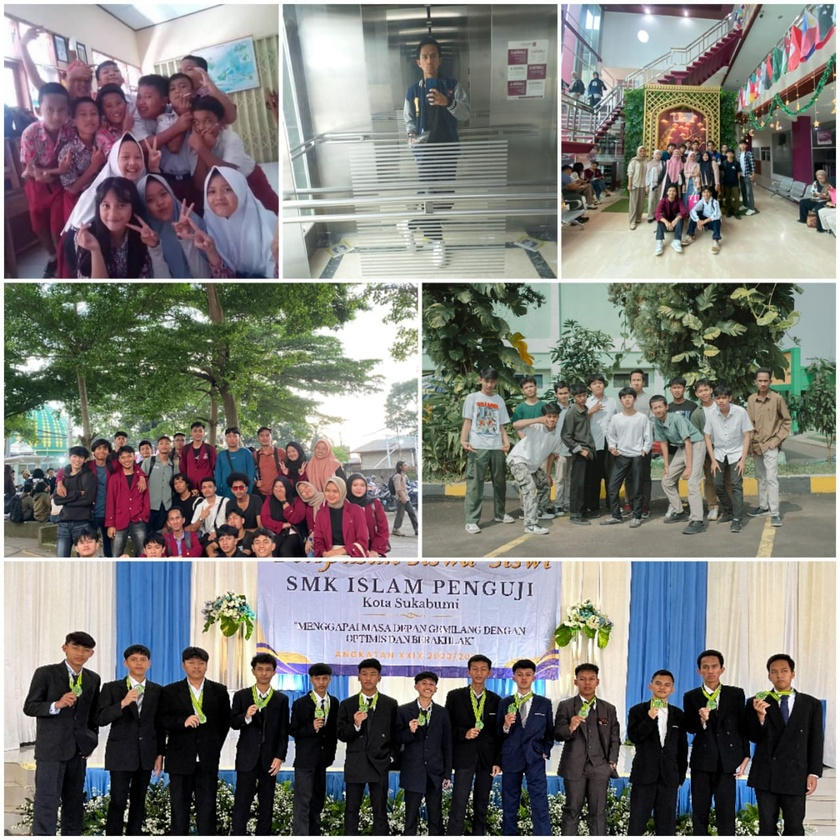
#> input picture petemuan 6/Foto.jpg, 840 x 840 px, shrunk from 1280 x 1280 before the run
$ python rotation.py
#> lines starting #> are read from the running program, lines starting #| are printed output that depends on the picture
import cv2
import matplotlib.pyplot as plt

img = cv2.imread("Foto.jpg")
#> img is the input picture: shape (840, 840, 3); mean B, G, R 121, 124.4, 124.7
img = cv2.cvtColor(img, cv2.COLOR_BGR2RGB)

tinggi, lebar = img.shape[:2]
#> tinggi = 840; lebar = 840

# Menentukan titik pusat
pusat = (lebar // 2, tinggi // 2)
#> pusat = (420, 420)

# Rotasi 45 derajat
M = cv2.getRotationMatrix2D(
    pusat, 180, 1.0
)

hasil = cv2.warpAffine(
    img, M, (lebar, tinggi)
)
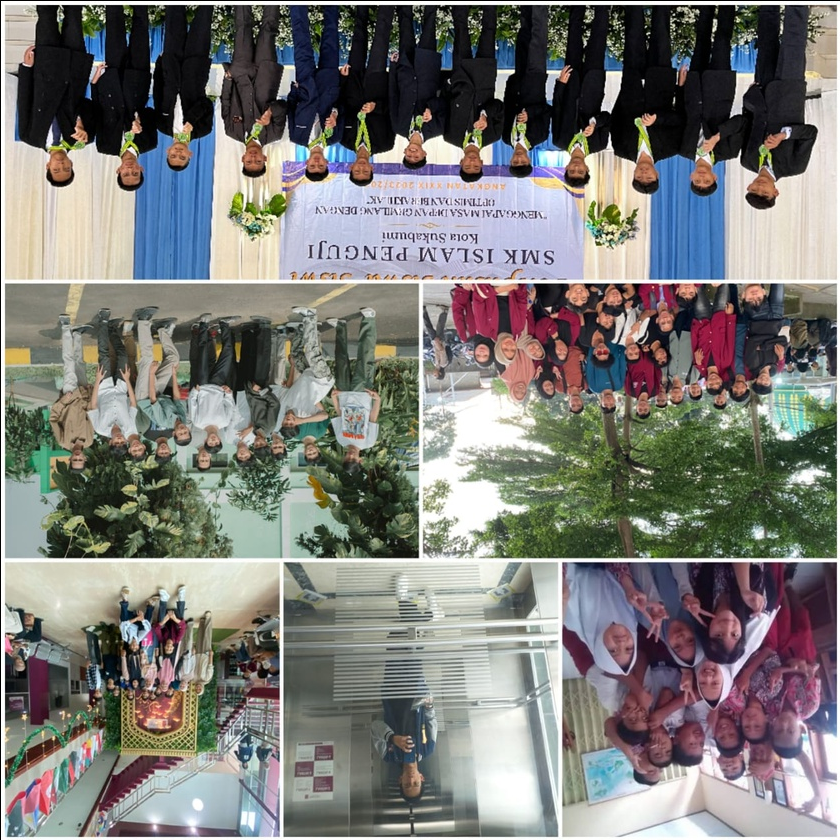
#> hasil: shape (840, 840, 3); mean R, G, B 124.1, 123.8, 120.4

plt.figure(figsize=(10, 5))

plt.subplot(1, 2, 1)
plt.imshow(img)
plt.title("Citra Asli")
plt.axis("off")

plt.subplot(1, 2, 2)
plt.imshow(hasil)
plt.title("Rotasi 180 Derajat")
plt.axis("off")

plt.show()
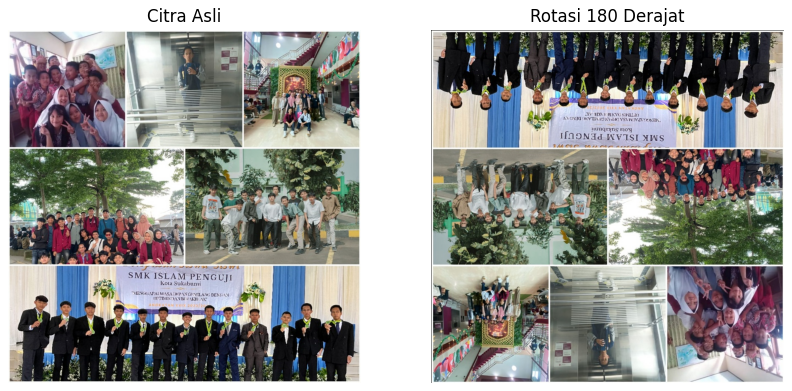
#> figure drawn by matplotlib, 2 panels
